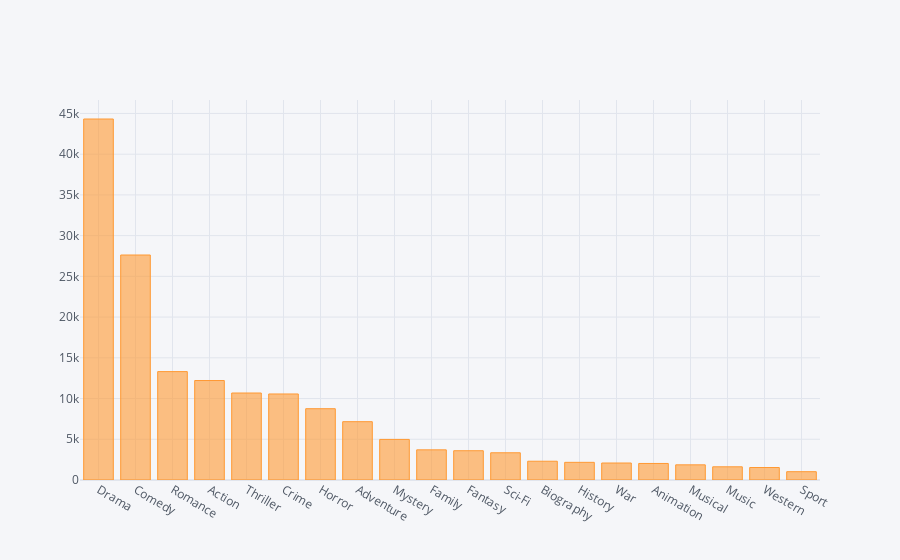

The notebook cell saved with this chart:
### Code cell
gener = data['genre'].str.cat(sep = ',')
Graph_2 = pd.Series(gener.split(','))

Graph_2.value_counts()[:20].iplot(kind='bar')

### Figure 1 — Plotly figure (JSON) as saved in the notebook; plotly's stock layout.template omitted (floating-point values rounded to 4 significant figures)
{"data": [{"marker": {"color": "rgba(255, 153, 51, 0.6)", "line": {"color": "rgba(255, 153, 51, 1.0)", "width": 1}}, "name": "None", "orientation": "v", "text": "", "type": "bar", "x": ["Drama", "Comedy", "Romance", "Action", "Thriller", "Crime", "Horror", "Adventure", "Mystery", "Family", "Fantasy", "Sci-Fi", "Biography", "History", "War", "Animation", "Musical", "Music", "Western", "Sport"], "y": [44320, 27622, 13307, 12213, 10681, 10561, 8752, 7160, 4983, 3704, 3593, 3343, 2305, 2169, 2087, 2031, 1862, 1620, 1535, 1019]}], "layout": {"legend": {"bgcolor": "#F5F6F9", "font": {"color": "#4D5663"}}, "paper_bgcolor": "#F5F6F9", "plot_bgcolor": "#F5F6F9", "title": {"font": {"color": "#4D5663"}}, "xaxis": {"gridcolor": "#E1E5ED", "showgrid": true, "tickfont": {"color": "#4D5663"}, "title": {"font": {"color": "#4D5663"}, "text": ""}, "zerolinecolor": "#E1E5ED"}, "yaxis": {"gridcolor": "#E1E5ED", "showgrid": true, "tickfont": {"color": "#4D5663"}, "title": {"font": {"color": "#4D5663"}, "text": ""}, "zerolinecolor": "#E1E5ED"}}}
